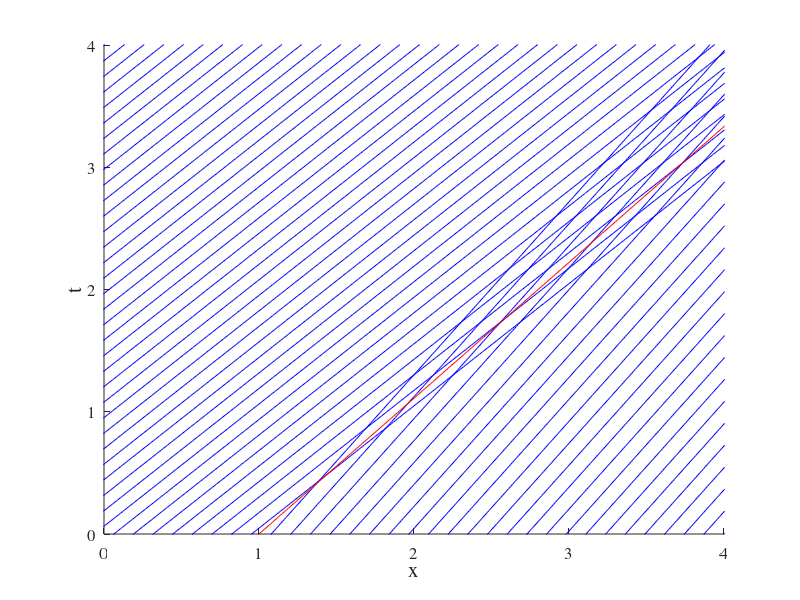
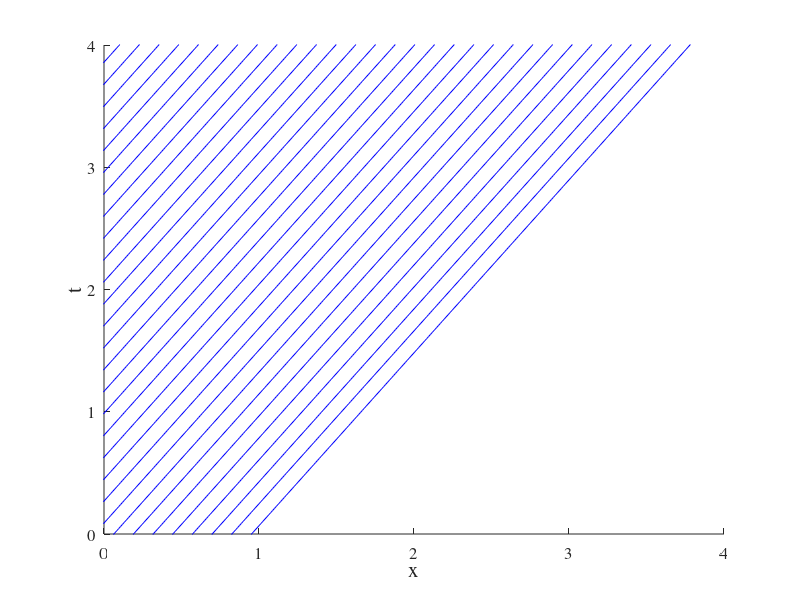
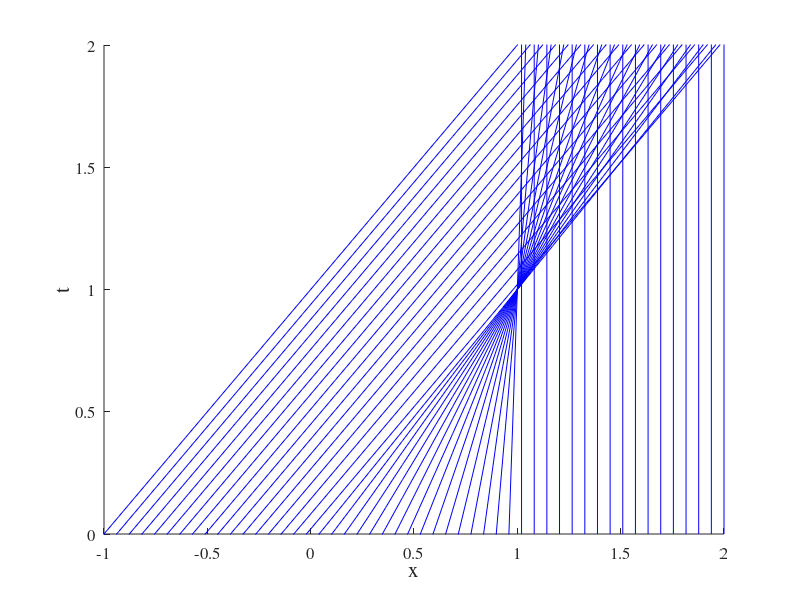
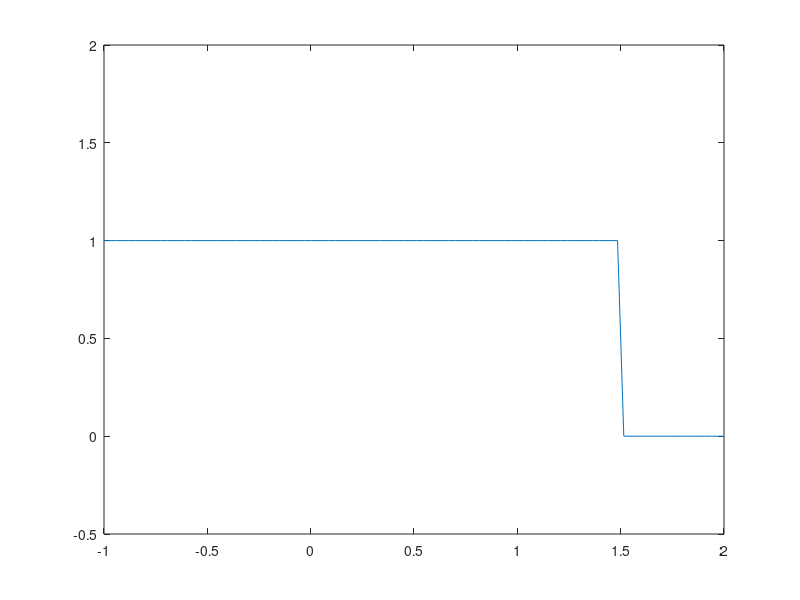

Here is the MATLAB script that generated these plots, in order:
clc; clear all; close all;

x_mesh = linspace(-2*pi, 2*pi, 1000);
% x_mesh_R = x_mesh_R(2:end);
% x_mesh_L = linspace(-2*pi, 1,100);
figure
hold on
for x0 = linspace(-2*pi, 2*pi, 100)
    if x0 < 1
        t = x_mesh - x0;
    elseif x0 > 1
        t = sqrt(2) * (x_mesh - x0);
    end
    plot(x_mesh, t, 'Color', 'b')

end
t_s = ((x_mesh - 1) * pi) / (2 * sqrt(2));
plot(x_mesh, t_s, 'r')

xlabel('x')
ylabel('t')
set(gca, 'FontSize', [12], 'FontName', 'Times')
set(gcf,'color','w');
xlabel('x', 'FontSize', 15)
ylabel('t', 'FontSize', 15)
axis([0 4 0 4])
%%
clc; clear all; close all;

x_mesh = linspace(-2*pi, 2*pi, 1000);
% x_mesh_R = x_mesh_R(2:end);
% x_mesh_L = linspace(-2*pi, 1,100);
figure
hold on
for x0 = linspace(-2*pi, 2*pi, 100)
    if x0 > 1
        t = x_mesh - x0;
    elseif x0 < 1
        t = (2/sqrt(2)) * (x_mesh - x0);
    plot(x_mesh, t, 'Color', 'b')
    end

end
% t_s = ((x_mesh - 1) * pi) / (2 * sqrt(2));
% plot(x_mesh, t_s, 'r')

xlabel('x')
ylabel('t')
set(gca, 'FontSize', [12], 'FontName', 'Times')
set(gcf,'color','w');
xlabel('x', 'FontSize', 15)
ylabel('t', 'FontSize', 15)
axis([0 4 0 4])
%% Part 2 Characteristic Lines
clc; clear all; close all;

x_mesh = linspace(-4, 4, 100);
t_mesh = linspace(0, 4, 100);
% x_mesh_R = x_mesh_R(2:end);
% x_mesh_L = linspace(-2*pi, 1,100);
figure
hold on
for x0 = linspace(-1, 2, 50)
    if x0 < 0
        t = x_mesh - x0;
        plot(x_mesh, t, 'Color', 'b')

    elseif (x0 > 0) && (x0 < 1)
        t = (x_mesh - x0) / (1-x0);
        plot(x_mesh, t, 'Color', 'b')
    else
        line([x0 x0],[t_mesh(1) t_mesh(end)], 'Color', 'b')
    end

end
% t_s = ((x_mesh - 1) * pi) / (2 * sqrt(2));
% plot(x_mesh, t_s, 'r')

xlabel('x')
ylabel('t')
set(gca, 'FontSize', [12], 'FontName', 'Times')
set(gcf,'color','w');
xlabel('x', 'FontSize', 15)
ylabel('t', 'FontSize', 15)
axis([-1 2 0 2])
%% Part 2 time plots
x = linspace(-1, 2, 100);
figure
for t = 0:.25:2;
    u = zeros(1, length(x));
    if t < 1
        for i = 1:length(x)
            if x(i) <= t
                u(i) = 1;
            elseif (t < x(i)) && (x(i) < 1)
                u(i) = 1 - (x(i) - t) / (1 - t);
            else
                u(i) = 0;
            end
        end
        plot(x, u)
        axis([-1 2 -.5 2])
        pause(1)
    elseif t >= 1
        for i = 1:length(x)
            if x(i) < .5 * t + .5
                u(i) = 1;
            elseif x(i) > .5 * t + .5
                u(i) = 0;
            end
        end
        plot(x, u)
        axis([-1 2 -.5 2])
        pause(1)
    end
end





%% Part 3 Characteristics
clc; close all; clear all;

x_mesh = linspace(-2*pi, 2*pi, 1000);
% x_mesh_R = x_mesh_R(2:end);
% x_mesh_L = linspace(-2*pi, 1,100);
figure
hold on
for x0 = linspace(-2*pi, 2*pi, 100)
    if x0 > 1
        t = x_mesh - x0;
    elseif x0 < 1
        t = (2/sqrt(2)) * (x_mesh - x0);
    plot(x_mesh, t, 'Color', 'b')
    end

end
% t_s = ((x_mesh - 1) * pi) / (2 * sqrt(2));
% plot(x_mesh, t_s, 'r')

xlabel('x')
ylabel('t')
set(gca, 'FontSize', [12], 'FontName', 'Times')
set(gcf,'color','w');
xlabel('x', 'FontSize', 15)
ylabel('t', 'FontSize', 15)
axis([0 4 0 4])
